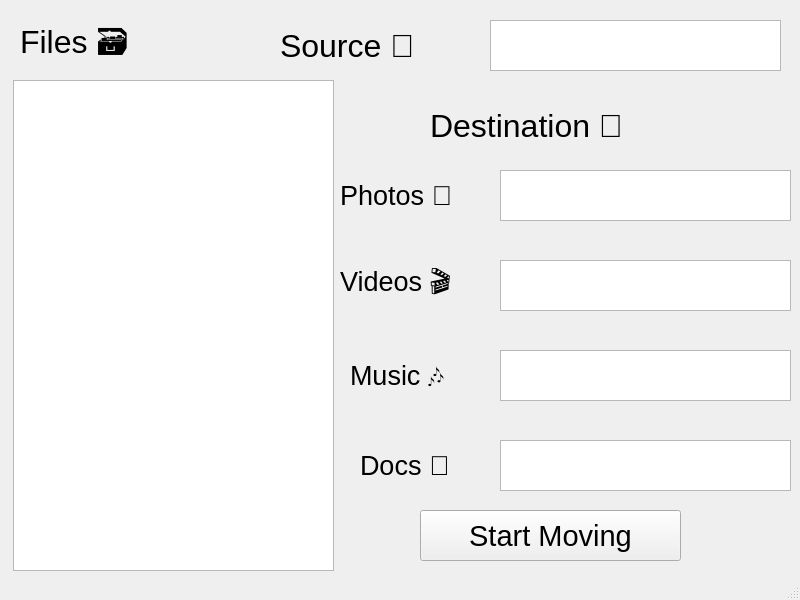
<?xml version="1.0" encoding="UTF-8"?>
<ui version="4.0">
 <class>MainWindow</class>
 <widget class="QMainWindow" name="MainWindow">
  <property name="geometry">
   <rect>
    <x>0</x>
    <y>0</y>
    <width>800</width>
    <height>600</height>
   </rect>
  </property>
  <property name="windowTitle">
   <string>MainWindow</string>
  </property>
  <widget class="QWidget" name="centralwidget">
   <widget class="QLabel" name="label">
    <property name="geometry">
     <rect>
      <x>20</x>
      <y>20</y>
      <width>171</width>
      <height>51</height>
     </rect>
    </property>
    <property name="font">
     <font>
      <pointsize>24</pointsize>
     </font>
    </property>
    <property name="text">
     <string>Files 🗃️</string>
    </property>
   </widget>
   <widget class="QLabel" name="label_2">
    <property name="geometry">
     <rect>
      <x>280</x>
      <y>20</y>
      <width>191</width>
      <height>51</height>
     </rect>
    </property>
    <property name="font">
     <font>
      <pointsize>24</pointsize>
     </font>
    </property>
    <property name="text">
     <string>Source 📁</string>
    </property>
   </widget>
   <widget class="QTextEdit" name="textEdit">
    <property name="geometry">
     <rect>
      <x>13</x>
      <y>80</y>
      <width>321</width>
      <height>491</height>
     </rect>
    </property>
   </widget>
   <widget class="QLabel" name="label_3">
    <property name="geometry">
     <rect>
      <x>430</x>
      <y>100</y>
      <width>271</width>
      <height>51</height>
     </rect>
    </property>
    <property name="font">
     <font>
      <pointsize>24</pointsize>
     </font>
    </property>
    <property name="text">
     <string>Destination 📂</string>
    </property>
   </widget>
   <widget class="QLabel" name="label_4">
    <property name="geometry">
     <rect>
      <x>340</x>
      <y>170</y>
      <width>151</width>
      <height>51</height>
     </rect>
    </property>
    <property name="font">
     <font>
      <pointsize>20</pointsize>
     </font>
    </property>
    <property name="text">
     <string>Photos 📸</string>
    </property>
   </widget>
   <widget class="QLabel" name="label_5">
    <property name="geometry">
     <rect>
      <x>340</x>
      <y>260</y>
      <width>151</width>
      <height>51</height>
     </rect>
    </property>
    <property name="font">
     <font>
      <pointsize>20</pointsize>
     </font>
    </property>
    <property name="text">
     <string>Videos 🎬</string>
    </property>
   </widget>
   <widget class="QLabel" name="label_6">
    <property name="geometry">
     <rect>
      <x>350</x>
      <y>350</y>
      <width>151</width>
      <height>51</height>
     </rect>
    </property>
    <property name="font">
     <font>
      <pointsize>20</pointsize>
     </font>
    </property>
    <property name="text">
     <string>Music 🎶</string>
    </property>
   </widget>
   <widget class="QLabel" name="label_7">
    <property name="geometry">
     <rect>
      <x>360</x>
      <y>440</y>
      <width>141</width>
      <height>51</height>
     </rect>
    </property>
    <property name="font">
     <font>
      <pointsize>20</pointsize>
     </font>
    </property>
    <property name="text">
     <string>Docs 📄</string>
    </property>
   </widget>
   <widget class="QPushButton" name="pushButton">
    <property name="geometry">
     <rect>
      <x>420</x>
      <y>510</y>
      <width>261</width>
      <height>51</height>
     </rect>
    </property>
    <property name="font">
     <font>
      <pointsize>22</pointsize>
     </font>
    </property>
    <property name="text">
     <string>Start Moving</string>
    </property>
   </widget>
   <widget class="QTextEdit" name="textEdit_2">
    <property name="geometry">
     <rect>
      <x>490</x>
      <y>20</y>
      <width>291</width>
      <height>51</height>
     </rect>
    </property>
   </widget>
   <widget class="QTextEdit" name="textEdit_3">
    <property name="geometry">
     <rect>
      <x>500</x>
      <y>170</y>
      <width>291</width>
      <height>51</height>
     </rect>
    </property>
   </widget>
   <widget class="QTextEdit" name="textEdit_4">
    <property name="geometry">
     <rect>
      <x>500</x>
      <y>260</y>
      <width>291</width>
      <height>51</height>
     </rect>
    </property>
   </widget>
   <widget class="QTextEdit" name="textEdit_5">
    <property name="geometry">
     <rect>
      <x>500</x>
      <y>350</y>
      <width>291</width>
      <height>51</height>
     </rect>
    </property>
   </widget>
   <widget class="QTextEdit" name="textEdit_6">
    <property name="geometry">
     <rect>
      <x>500</x>
      <y>440</y>
      <width>291</width>
      <height>51</height>
     </rect>
    </property>
   </widget>
  </widget>
  <widget class="QStatusBar" name="statusbar"/>
 </widget>
 <resources/>
 <connections/>
</ui>
